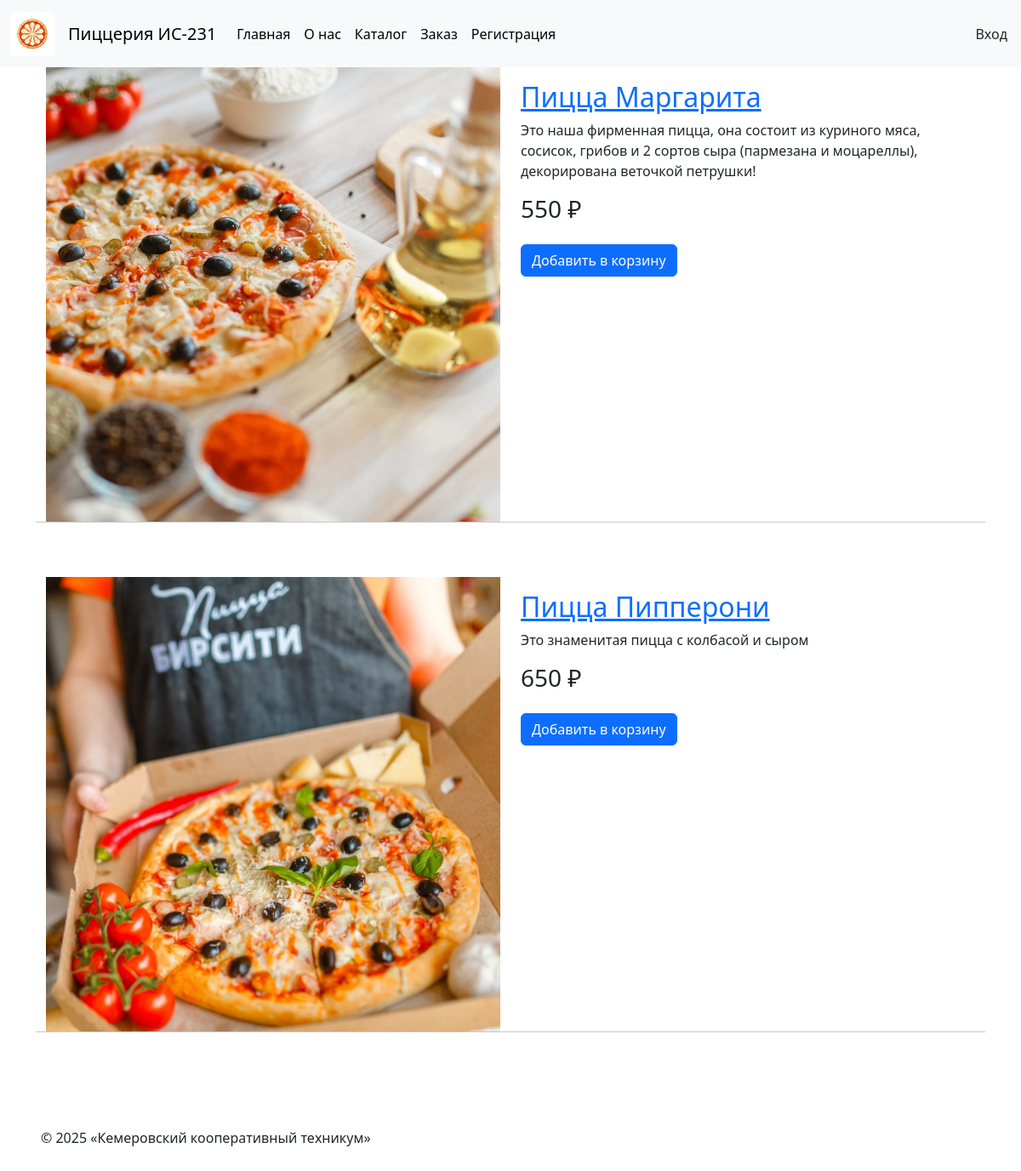
Page /products on the committed database.
### tables this page shows
CREATE TABLE `products` (
  `id` int(11) NOT NULL,
  `name` varchar(120) NOT NULL,
  `description` text NOT NULL,
  `image` varchar(120) NOT NULL,
  `price` float NOT NULL,
  `created` datetime NOT NULL DEFAULT current_timestamp(),
  `updated` datetime NOT NULL DEFAULT current_timestamp()
);

### src/Routes/Router.php (called while the page is built, shortened)
<?php
class Router {
    private $id;
    private function getRoutes(): array {
        return [
            'about' => ['controller' => AboutController::class,
                        'method' => 'get'],
            'products' => ['controller' => ProductController::class,
                        'method' => 'get',
                        'params' => ['id' => $this->id]],
            'basket' => ['controller' => BasketController::class,
                        'method' => 'add',
                        'redirect' => true],
            'order' => [
                'GET' => ['controller' => OrderController::class,
                        'method' => 'get'],
                'POST' => ['controller' => OrderController::class,
                        'method' => 'create'],
            ],
            'basket_clear' => ['controller' => BasketController::class,
                        'method' => 'clear',
                        'redirect' => true],
            'register' => [
                'controller' => RegisterController::class,
                'method' => 'get'
            ],
            'verify' => [
                'controller' => RegisterController::class,
                'method' => 'verify',
                'params' => ['token' => $this->id]
            ],
            'login' => [
                'controller' => UserController::class,
                'method' => 'get'
            ],
            'logout' => [
                'controller' => UserController::class,
                'method' => 'logout'
            ],
            'profile' => [
                'controller' => UserController::class,
                'method' => 'profile'
            ],
            'history' => [
                'controller' => UserController::class,
                'method' => 'history'
            ],
        ];
    }
    private function executeRoute(array $route, array $pieces): string {
        $controller = new $route['controller']();
        $params = ($this->id) ? ['id' => $this->id] : [];
        $result = $controller->{$route['method']}(...$params);
        return $result ?? '';
    }
    public function route(string $url): string {
        $path = parse_url($url, PHP_URL_PATH);
        $pieces = explode("/", $path);
        $resource = $pieces[1];
        $this->id = (isset($pieces[2])) ? $pieces[2] : 0;
        $method = $_SERVER['REQUEST_METHOD'];
        $routes = $this->getRoutes();
        $route = $routes[$resource];
        return $this->executeRoute($route, $pieces);
    }
}

### src/Controllers/ProductController.php (called while the page is built, shortened)
<?php
class ProductController {
    public function get($id = null): string
    {
        if (Config::STORAGE_TYPE == Config::TYPE_DB) {
            $serviceStorage = new ProductDBStorage();
            $model = new Product($serviceStorage, Config::TABLE_PRODUCTS, Config::TABLE_ORDERS);
        }
        $data = $model->loadData();
        if ($id) {
            $data = $data[$id-1];
            return ProductTemplate::getCardTemplate($data);
        } else {
            return ProductTemplate::getAllTemplate($data);
        }
    }
}

### src/Models/Product.php (called while the page is built, shortened)
<?php
class Product
{
    private ILoadStorage $dataStorage;
    private string $nameResourceLoad;
    public function __construct(ILoadStorage $service, string $nameLoad)
    {
        $this->dataStorage = $service;
        $this->nameResourceLoad = $nameLoad;
    }
    public function loadData(): ?array {
        return $this->dataStorage->loadData( $this->nameResourceLoad );
    }
}

### src/Services/DBStorage.php (called while the page is built, shortened)
<?php
class DBStorage
{
    public function __construct() {
        $this->connection = new PDO(
            Config::MYSQL_DNS,
            Config::MYSQL_USER,
            Config::MYSQL_PASSWORD
        );
    }
}

### src/Services/ProductDBStorage.php (called while the page is built, shortened)
<?php
class ProductDBStorage extends DBStorage implements ILoadStorage
{
    public function loadData($nameFile): ?array
    {
        $sql = "SELECT * FROM products";
        $result = $this->connection->query($sql, PDO::FETCH_ASSOC);
        $rows = $result->fetchAll();
        return $rows;
    }
}

### src/Views/ProductTemplate.php (the view, shortened to what this page needs)
<?php
class ProductTemplate extends BaseTemplate {
    public static function getAllTemplate(array $arr): string {
        $template = parent::getTemplate();
        $str= '<div class="container">';
        foreach( $arr as $key => $item ) {
            $element_template= <<<END
            <div class="row mb-5">
                <div class="col-6">
                    <img src="{$item['image']}" class="w-100">
                </div>
                <div class="col-6">
                    <div class="block mt-3">
                        <a href="/products/{$item['id']}"><h2>{$item['name']}</h2></a>
                        <p>{$item['description']}</p>
                        <h3>{$item['price']} ₽</h3>
                        <form class="mt-4" action="/basket" method="POST">
                            <input type="hidden" name="id" value="{$item['id']}">
                            <input type="hidden" name="product_name" value="{$item['name']}">
                            <button type="submit" class="btn btn-primary">Добавить в корзину</button>
                        </form>
                    </div>
                </div>
                <hr>
            </div>
            END;
            $str.= $element_template;
        }
        $str.= "</div>";
        $resultTemplate = sprintf($template, 'Каталог продукции', $str);
        return $resultTemplate;
    }
}

### index.php (shortened to what this page needs)
<?php
$user_id= 0;
$url = $_SERVER['REQUEST_URI'];
$controller = new Router();
echo $controller->route($url);

### src/Views/BaseTemplate.php (shortened to what this page needs)
<?php
class BaseTemplate {
    public static function getTemplate(): string {
    global $user_id, $username;
        $html = <<<LINE
        <!DOCTYPE html>
        <html lang="en">
        <head>
            <meta charset="UTF-8">
            <meta name="viewport" content="width=device-width, initial-scale=1.0">
            <link href="/../../asserts/css/bootstrap.min.css" rel="stylesheet">
            <title>%s</title>
        </head>
        <body>
            <header>
                <nav class="navbar navbar-expand-lg bg-body-tertiary">
                <div class="container-fluid">
                    <a class="navbar-brand" href="#">
                    <img src="/../../asserts/img/logo.jpg" alt="Logo" width="52" height="52" class="d-inline-block align-text-top">
                    </a>
                    <a class="navbar-brand logo-font" href="#">Пиццерия ИС-231</a>
                    <div class="collapse navbar-collapse" id="navbarNav">
                    <ul class="navbar-nav">
                        <li class="nav-item">
                            <a class="nav-link active" aria-current="page" href="/">Главная</a>
                        </li>
                        <li class="nav-item">
                            <a class="nav-link active" aria-current="page" href="/about">О нас</a>
                        </li>
                        <li class="nav-item">
                            <a class="nav-link active" aria-current="page" href="/products">Каталог</a>
                        </li>
                        <li class="nav-item">
                            <a class="nav-link active" aria-current="page" href="/order">Заказ</a>
                        </li>
        LINE;
        if ($user_id == 0) {
                $html .= <<<LINE
                                <li class="nav-item">
                                <a class="nav-link active" href="/register">Регистрация</a>
                                </li>
                LINE;
        }
                $html .= <<<LINE
                            </ul>
                        </div>
                    </div>
                LINE;
        if ($user_id > 0) {
                $html .= <<<LINE
                <ul class="navbar-nav">
                    <li class="nav-item dropdown">
                        <a class="nav-link dropdown-toggle" href="#" id="navbarDropdown" role="button" data-bs-toggle="dropdown" aria-expanded="false">
                        {$username}
                        </a>
                        <ul class="dropdown-menu dropdown-menu-end" aria-labelledby="navbarDropdown">
                            <li><a class="dropdown-item" href="/profile">Профиль</a></li>
                            <li><a class="dropdown-item" href="/history">История заказов</a></li>
                            <li>
                                <hr class="dropdown-divider">
                            </li>
                            <li><a class="dropdown-item" href="/logout">Выход</a></li>
                        </ul>
                    </li>
                </ul>
                LINE;
        } else {
            $html .= <<<LINE
                <a class="nav-link p-3" href="/login">Вход</a>
            LINE;
        }
        $html .= "</nav></header>";
        $html .= <<<LINE2
            <div class="container">
                %s
            </div>
            <footer class="p-5">
                © 2025 «Кемеровский кооперативный техникум»
            <footer>
            <script src="https://cdn.jsdelivr.net/npm/bootstrap@5.3.8/dist/js/bootstrap.bundle.min.js"></script>
        </body>
        </html>
        LINE2;
        return $html;
    }
}

### rows in the picture
products: image (picture), name "Пицца Маргарита", description "Это наша фирменная пицца, она состоит из куриного мяса, сосисок, грибов и 2 сортов сыра (пармезана и моцареллы), декорирована веточкой петрушки!", price "550"
products: image (picture), name "Пицца Пипперони", description "Это знаменитая пицца с колбасой и сыром", price "650"
